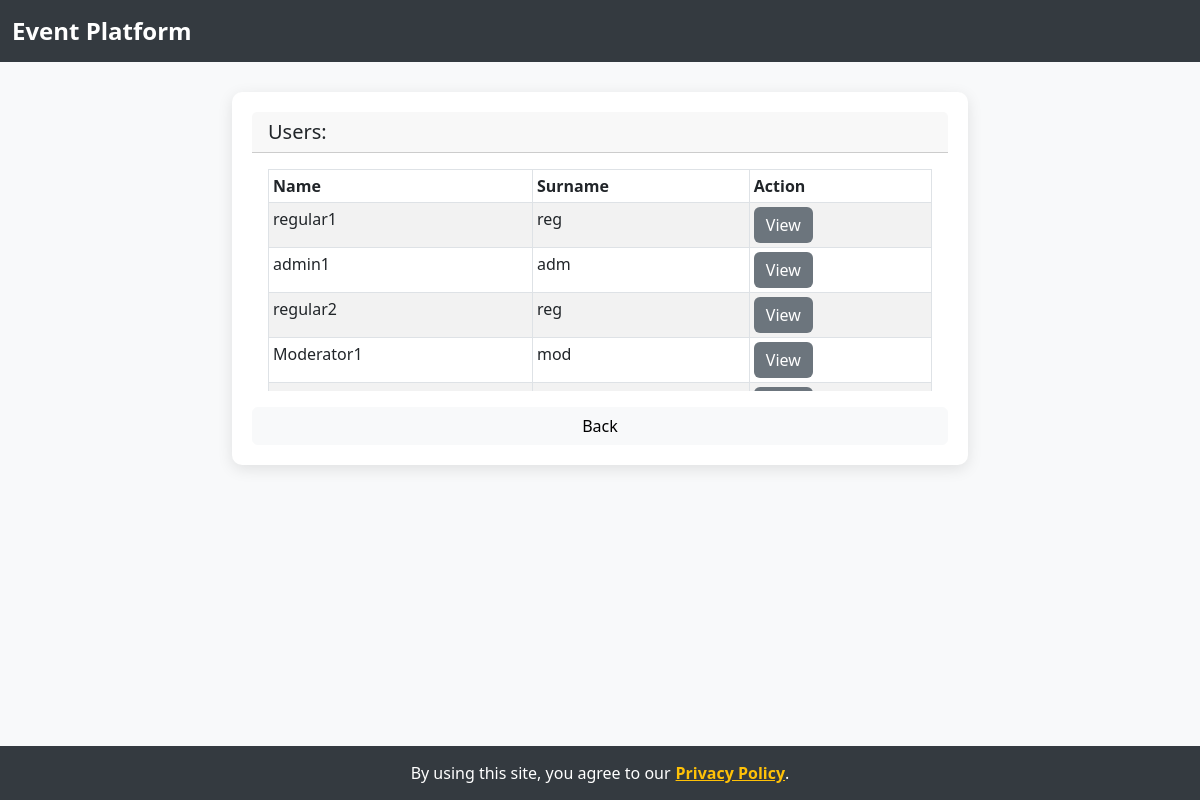
The app's page /users (signed in) with its own data.
### model.py (models this page shows, shortened)
class Person(db.Model,UserMixin):
    id = db.Column(db.Integer, primary_key=True)
    active = db.Column('is_active', db.Boolean(), nullable=False, server_default='1')
    roles = db.relationship('Role', secondary='user_roles')
    name = db.Column(db.String(100, collation='NOCASE'))
    surname = db.Column(db.String(100, collation='NOCASE'))
    username = db.Column(db.String(100, collation='NOCASE'), nullable=False, unique=True)
    password = db.Column(db.String(255), nullable=False, server_default='')
    gender = db.Column(db.String(255), nullable=True)
    email = db.Column(db.String(255), nullable=True)
    events = db.relationship('Event', backref='owner')
    manages = db.relationship('Event', secondary=mans, lazy='subquery', backref='managedBy')
    attends = db.relationship('Event', secondary=atts, lazy='subquery', backref='attendants')
    requests = db.relationship('Event', secondary=reqs, lazy='subquery', backref='requesters')
    @property
    def role(self):
        return self.roles[0]

### app.py (the view)
    def wrapper(*args, **kwargs):
        try:
            return func(*args, **kwargs)
        except SecurityException as se:
            db.session.rollback()
            return render_template(se.page, security_violation = True, se_msg = se.msg, **se.params)
        except PrivacyException as pe:
            db.session.rollback()
            return render_template(pe.page, privacy_violation = True, priv_msg = pe.msg, **pe.params)

### app.py (called while the page is built)
def secure(func):
    def wrapper(*args, **kwargs):
        try:
            return func(*args, **kwargs)
        except SecurityException as se:
            db.session.rollback()
            return render_template(se.page, security_violation = True, se_msg = se.msg, **se.params)
        except PrivacyException as pe:
            db.session.rollback()
            return render_template(pe.page, privacy_violation = True, priv_msg = pe.msg, **pe.params)
    wrapper.__name__ = func.__name__
    return wrapper

@app.route('/users')
@secure
def users():
    from project import users
    result=users()
    if type(result) == Response:
        return result
    else:
        return render_template('users.html', **result)

### dto.py (called while the page is built)
def _clear_cache():
    PersonDTO._cache = {}
    RoleDTO._cache = {}
    EventDTO._cache = {}
    CategoryDTO._cache = {}
    AdDTO._cache = {}

    def _clone(clone):
        if not clone.id in PersonDTO._cache:
            PersonDTO._cache[clone.id] = PersonDTO(clone.id,
                                                name=clone.name,
                                                surname=clone.surname,
                                                username=clone.username,
                                                password=clone.password,
                                                email=clone.email,
                                                gender=clone.gender)
        return PersonDTO._cache[clone.id]

    def _clones(clones):
        return list(map(lambda o: PersonDTO._clone(o),clones))

    def copies(copies):
        r = list(map(lambda o: PersonDTO.copy(o,bulk=True),copies))
        _clear_cache()
        return r

    @property
    def role(self):
        return self.roles[0]

    @property
    def is_authenticated(self):
        return True

    def _clone(clone):
        if not clone.id in RoleDTO._cache:
            RoleDTO._cache[clone.id] = RoleDTO(clone.id,clone.name)
        return RoleDTO._cache[clone.id]

    def _clones(clones):
        return list(map(lambda o: RoleDTO._clone(o),clones))

    def _clone(clone):
        if not clone.id in EventDTO._cache:
            EventDTO._cache[clone.id] = EventDTO(clone.id,
                                                title=clone.title,
                                                description=clone.description)
        return EventDTO._cache[clone.id]

    def _clones(clones):
        return list(map(lambda o: EventDTO._clone(o),clones))

### templates/users.html
{% extends 'backable.html' %}
{% block content %}
<h5 class="card-header">Users:</h5>
<div class="card-body">
  <div style="overflow: scroll; height: 222px;">
    <table id="usersTbl" class="table table-striped table-bordered table-hover table-sm table-responsive" cellspacing="0" width="100%">
      <thead>
        <tr>
          <th>Name</th>
          <th>Surname</th>
          <th>Action</th>
        </tr>
      </thead>
      <tbody>
        {% for u in users %}
        <tr>
          <td>{{ u.name }}</td>
          <td>{{ u.surname }}</td>
          <td>
            <a href="{{ url_for('user', id=u.id) }}"><input type="submit" value="View"
            class="btn btn-secondary"></a>
          </td>
        </tr>
        {% endfor %}
      </tbody>
    </table>
  </div>
</div>
{% endblock %}

### templates/template.html (style rules this page uses)
body { background-color: #f8f9fa; }
.btn-secondary { background-color: #6c757d; border: none; }

### records on screen
Person: name "regular1", surname "reg"
Person: name "admin1", surname "adm"
Person: name "regular2", surname "reg"
Person: name "Moderator1", surname "mod"
